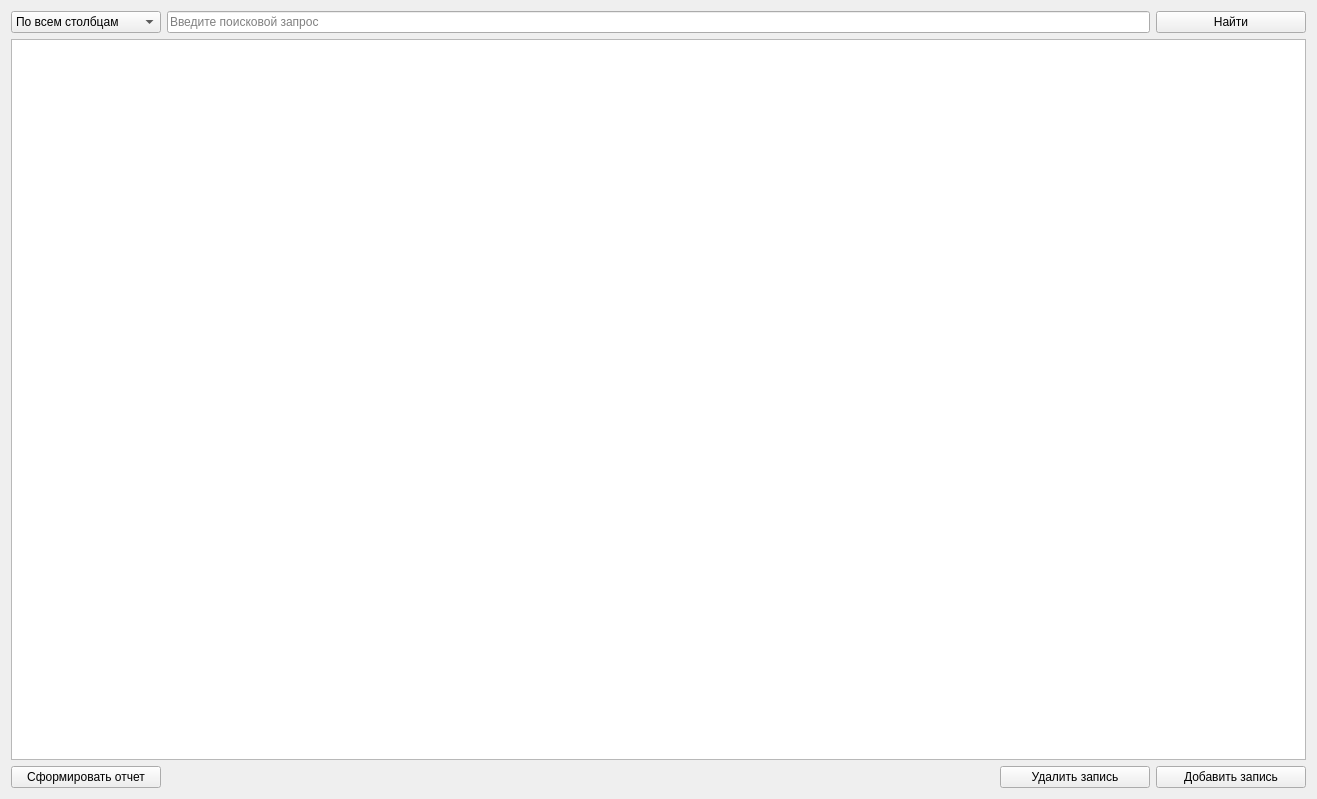
<?xml version="1.0" encoding="UTF-8"?>
<ui version="4.0">
 <class>DatabaseTabWidget</class>
 <widget class="QWidget" name="DatabaseTabWidget">
  <property name="geometry">
   <rect>
    <x>0</x>
    <y>0</y>
    <width>1317</width>
    <height>799</height>
   </rect>
  </property>
  <property name="windowTitle">
   <string>Form</string>
  </property>
  <layout class="QVBoxLayout" name="verticalLayout">
   <item>
    <layout class="QHBoxLayout" name="upperHorizontalLayout">
     <item>
      <widget class="QComboBox" name="searchFilterComboBox">
       <property name="minimumSize">
        <size>
         <width>150</width>
         <height>0</height>
        </size>
       </property>
       <item>
        <property name="text">
         <string>По всем столбцам</string>
        </property>
       </item>
      </widget>
     </item>
     <item>
      <widget class="QLineEdit" name="lineEdit">
       <property name="text">
        <string/>
       </property>
       <property name="placeholderText">
        <string>Введите поисковой запрос</string>
       </property>
      </widget>
     </item>
     <item>
      <widget class="QPushButton" name="searchPushButton">
       <property name="minimumSize">
        <size>
         <width>150</width>
         <height>0</height>
        </size>
       </property>
       <property name="text">
        <string>Найти</string>
       </property>
      </widget>
     </item>
    </layout>
   </item>
   <item>
    <widget class="QTableView" name="databaseTable"/>
   </item>
   <item>
    <layout class="QHBoxLayout" name="lowerHorizontalLayout">
     <item>
      <widget class="QPushButton" name="createReportButton">
       <property name="minimumSize">
        <size>
         <width>150</width>
         <height>0</height>
        </size>
       </property>
       <property name="text">
        <string>Сформировать отчет</string>
       </property>
      </widget>
     </item>
     <item>
      <spacer name="horizontalSpacer">
       <property name="orientation">
        <enum>Qt::Orientation::Horizontal</enum>
       </property>
       <property name="sizeHint" stdset="0">
        <size>
         <width>40</width>
         <height>20</height>
        </size>
       </property>
      </spacer>
     </item>
     <item>
      <widget class="QPushButton" name="deleteEntryButton">
       <property name="minimumSize">
        <size>
         <width>150</width>
         <height>0</height>
        </size>
       </property>
       <property name="text">
        <string>Удалить запись</string>
       </property>
      </widget>
     </item>
     <item>
      <widget class="QPushButton" name="addEntryButton">
       <property name="minimumSize">
        <size>
         <width>150</width>
         <height>0</height>
        </size>
       </property>
       <property name="text">
        <string>Добавить запись</string>
       </property>
      </widget>
     </item>
    </layout>
   </item>
  </layout>
 </widget>
 <resources/>
 <connections/>
</ui>
